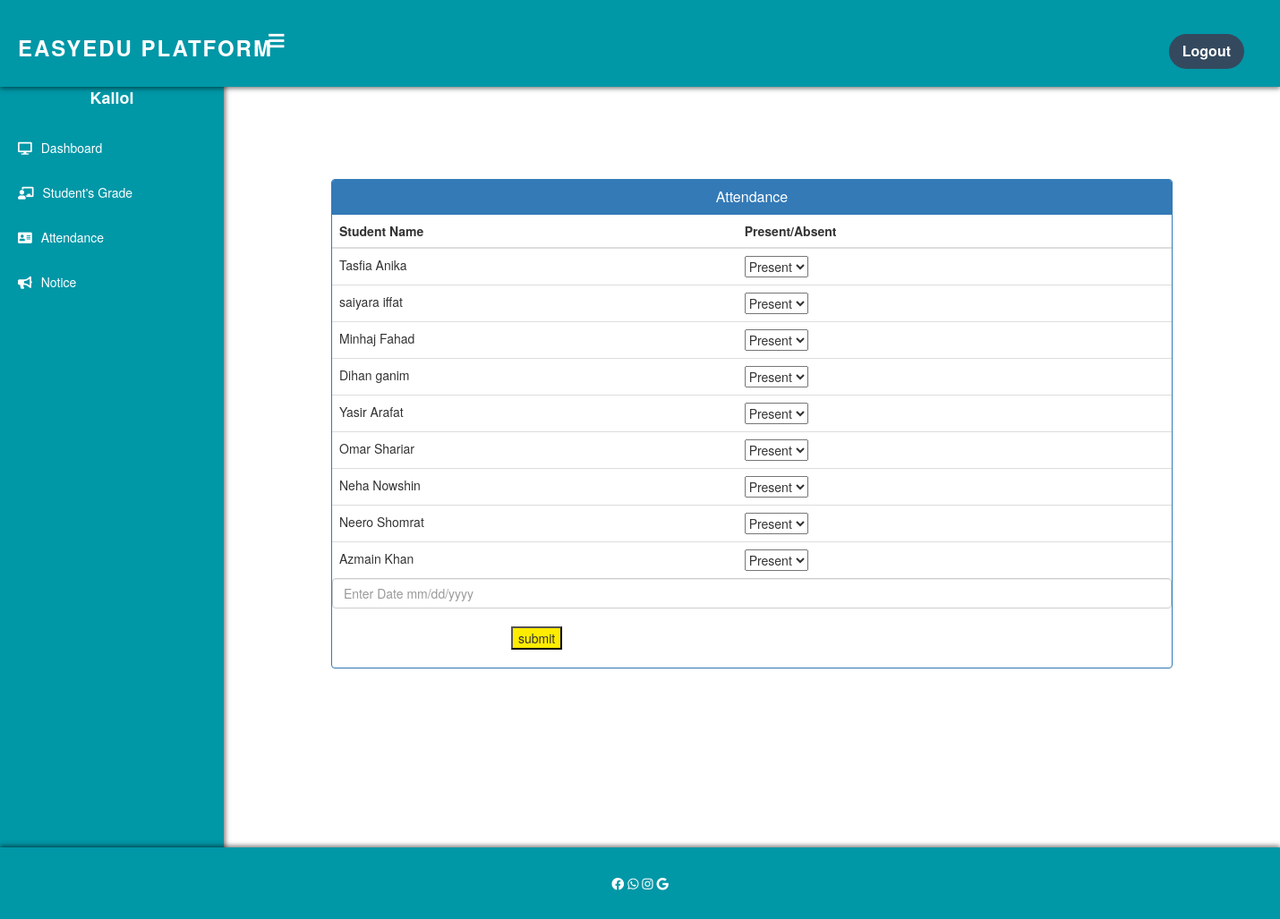
/teacher-take-attendance/one (signed in), run on the app's committed database.
### edu/models.py (models this page shows, shortened)
class StudentExtra_info(models.Model):
    user=models.OneToOneField(User, on_delete=models.CASCADE)
    roll = models.CharField(max_length=10)
    mobile = models.CharField(max_length=40,null=True)
    fee=models.PositiveIntegerField(null=True)
    cl= models.CharField(max_length=12,choices=classes,default='one')
    status=models.BooleanField(default=False)
    @property
    def get_name(self):
        return self.user.first_name+" "+self.user.last_name

### edu/views.py (the view, shortened to what this page needs)
# urls.py: path('teacher-take-attendance/<str:cl>', views.teacher_take_attendance_view,name='teacher-take-attendance'),
@login_required(login_url='teacherlogin')
@user_passes_test(is_teacher)
def teacher_take_attendance_view(request,cl):
    students=models.StudentExtra_info.objects.all().filter(cl=cl)
    aform=forms.AttendanceForm()
    return render(request,'teacher_take_attendance.html',{'students':students,'aform':aform})

### edu/forms.py
class AttendanceForm(forms.Form):
    present_status=forms.ChoiceField( choices=presence_choices)
    date=forms.DateField()

### edu/views.py (called while the page is built)
def is_teacher(user):
    return user.groups.filter(name='TEACHER').exists()

### templates/teacher_take_attendance.html (shortened to what this page needs)
{% extends 'teachersidebar.html' %}
{% load widget_tweaks %}
{% block content %}
<head>
    <link href="//netdna.bootstrapcdn.com/bootstrap/3.0.0/css/bootstrap.min.css" rel="stylesheet" id="bootstrap-css">
  </head>
  <form method="post">
    <div class="container">
      <div class="row">
        <div class="panel panel-primary">
          <div class="panel-heading">
            <h6 class="panel-title">Attendance</h6>
          </div>
          <table class="table table-hover" id="dev-table">
            <thead>
              <tr>
                <th>Student Name</th>
                <th>Present/Absent</th>
              </tr>
            </thead>
            {%for student in students%}
            <tr>
              <td>{{student.get_name}}</td>
              <td>{{aform.present_status}}</td>
            </tr>
            {%endfor%}
          </table>
          {% render_field aform.date class="form-control" placeholder="Enter Date mm/dd/yyyy" %}
          <input type="submit" style="margin-left: 200px;
                                          margin-top: 20px;
                                          margin-bottom: 20px;
                                          background-color: #ffec00;" name="submit" value="submit">
        </div>
      </div>
    </div>
  </form>
  {% endblock content %}

### templates/teachersidebar.html (shortened to what this page needs)
<!DOCTYPE html>
<html lang="en" dir="ltr">
<head>
  <link rel="stylesheet" href="https://cdnjs.cloudflare.com/ajax/libs/font-awesome/5.12.1/css/all.min.css">
</head>
<body>
  <header>
    <label for="check">
      <i class="fas fa-bars" id="sidebar_btn"></i>
    </label>
    <div class="left_area">
      <h3>EasyEdu Platform</h3>
    </div>
    <div class="right_area">
      <a href="/" class="logout_btn">Logout</a>
    </div>
  </header>
  <div class="sidebar">
    <center>
      <h4>{{request.user.first_name}}</h4>
    </center>
    <a href="/admin-dashboard"><i class="fas fa-desktop"></i><span>Dashboard</span></a>
    <a href="/admin-teacher"><i class="fas fa-chalkboard-teacher"></i><span>Student's Grade</span></a>
    <a href="/teacher-attendance"><i class="fas fa-address-card"></i><span>Attendance</span></a>
    <a href="/admin-notice"><i class="fas fa-bullhorn"></i><span>Notice</span></a>
  </div>
  <div class="content">
    <br><br><br><br><br>
    {% block content %}
    {% endblock content %}
    <br><br><br>
  </div>
  <footer>
    <i class="fab fa-facebook"></i>
    <i class="fab fa-whatsapp"></i>
    <i class="fab fa-instagram"></i>
    <i class="fab fa-google"></i>
  </footer>
</body>
</html>

### templates/teachersidebar.html (style rules this page uses)
header { position: fixed; background: #0097A7 ; padding: 20px; width: 100%; z-index: 1; box-shadow: 0px 2px 5px rgba(0, 0, 0, 0.5); }
.left_area h3 { color: #fff; margin: 0; text-transform: uppercase; font-size: 24px; font-weight: 700; letter-spacing: 2px; }
.logout_btn { padding: 8px 15px; background: #34495E; text-decoration: none; float: right; margin-top: -28px; margin-right: 20px; border-radius: 20px; font-size: 16px; font-weight: 600; color: #fff; transition: background-color 0.3s ease; }
.sidebar { background: #0097A7 ; margin-top: 70px; padding-top: 30px; position: fixed; left: 0; width: 250px; height: 100%; transition: 0.5s; box-shadow: 2px 0px 5px rgba(0, 0, 0, 0.5); }
.sidebar h4 { color: #fff; margin-top: 0; margin-bottom: 20px; font-size: 18px; font-weight: 600; }
.sidebar a { color: #fff; display: block; width: 100%; line-height: 50px; text-decoration: none; padding-left: 20px; box-sizing: border-box; transition: background-color 0.3s ease; }
.sidebar i { padding-right: 10px; }
body { margin: 0; padding: 0; font-family: "Arial", sans-serif; background-color: #ecf0f1; }
.content { margin-left: 250px; background-color: #fff; min-height: calc(100vh - 100px); transition: 0.5s; padding-bottom: 100px; }
footer { position: fixed; bottom: 0; width: 100%; background-color: #0097A7 ; color: #fff; text-align: center; padding: 30px 0; box-shadow: 0px -2px 5px rgba(0, 0, 0, 0.5); }
label #sidebar_btn { z-index: 1; color: #fff; position: fixed; cursor: pointer; left: 300px; font-size: 20px; margin: 5px 0; transition: 0.5s; transition-property: color; }

### templates/teacher_take_attendance.html (style rules this page uses)
a:link { text-decoration: none; }
h6 { text-align: center; }
.row { margin: 100px; }

### data on the page
StudentExtra_info: get_name "Tasfia Anika"
StudentExtra_info: get_name "saiyara iffat"
StudentExtra_info: get_name "Minhaj Fahad"
StudentExtra_info: get_name "Dihan ganim"
StudentExtra_info: get_name "Yasir Arafat"
StudentExtra_info: get_name "Omar Shariar"
StudentExtra_info: get_name "Neha Nowshin"
StudentExtra_info: get_name "Neero Shomrat"
StudentExtra_info: get_name "Azmain Khan"

### other printed values
{{ request.user.first_name }} "Kallol"
